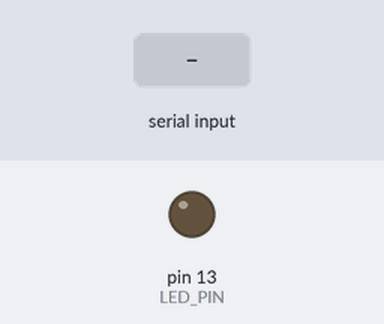
Bench run of a sketch on a simulated Arduino Uno, built with avr-gcc and run on an emulated ATmega328P. Shown: output pins drawn as LEDs (lit = HIGH). The inputs (shaded band) are chosen by the test bench. The board resets itself during the run and starts again; what the sketch prints to the serial monitor is not drawn.

Above: at 1.2 s.
1.3 s: "x" received over Serial
At 1.7 s:
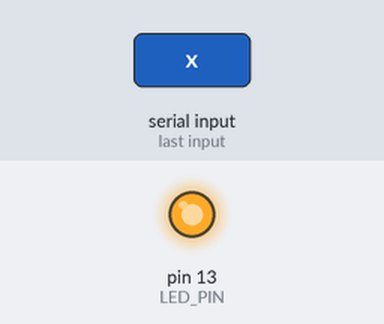
Timing chart, 0 to 6.9 s (numbered marks = the images above; inputs shaded):
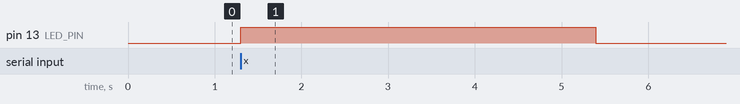

Measured:
- after the input at 1.3 s, pin 13 (LED_PIN): LOW → HIGH at once, → LOW 4.1 s later

The sketch:

sketch_jun01a.ino
```cpp
#include <avr/wdt.h>
#define TIMEOUT WDTO_4S
#define LED_PIN 13

void setup() {
  // put your setup code here, to run once:
  Serial.begin(9600);
  pinMode(LED_PIN,OUTPUT);
  wdt_enable(TIMEOUT);
  Serial.println("Rebooting...");
  Serial.println("Input Char");
}

void loop() {
  // put your main code here, to run repeatedly:
  char keyin;
  if(Serial.available()>0){
    digitalWrite(LED_PIN,HIGH);
    keyin=Serial.read();
    if(keyin=='x') while(1);
    else{
       delay(100);
       digitalWrite(LED_PIN,LOW);
    }
  }
  wdt_reset();
}
```
